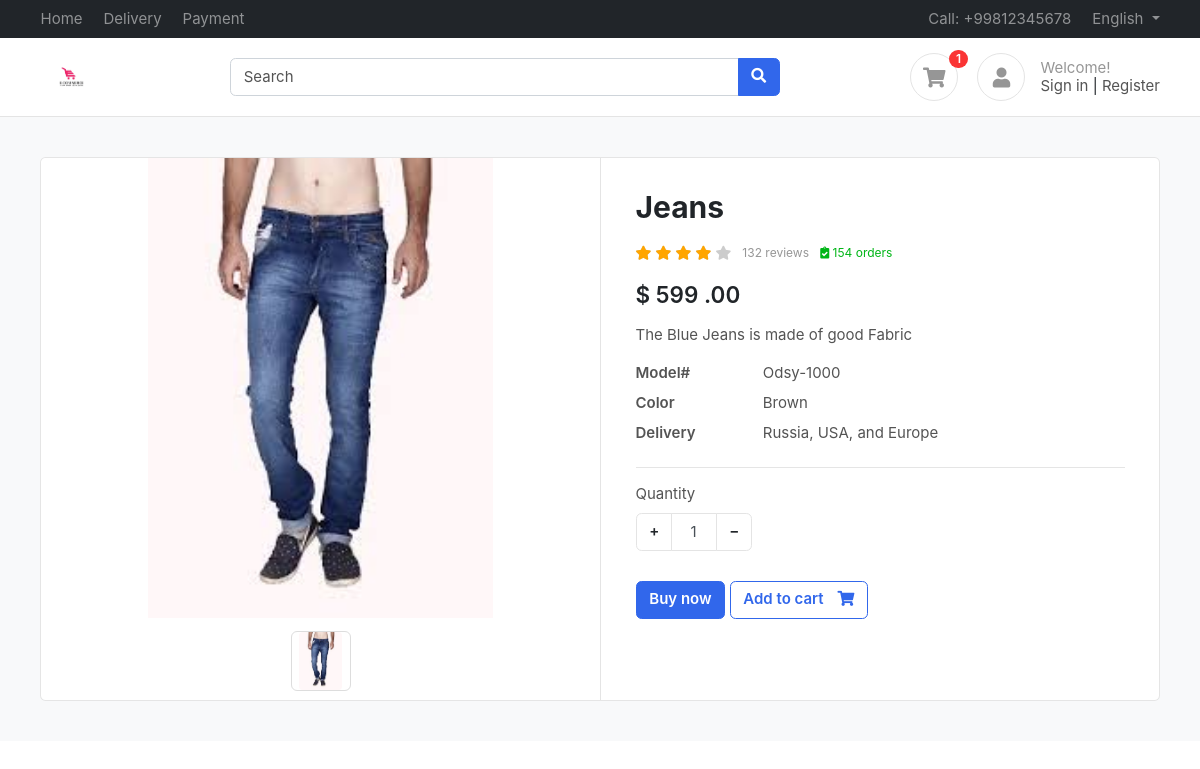
The app's page /products/jeans/ (signed in) with its own data.
### accounts/models.py (models this page shows)
class Profile(BaseModel):
    user=models.OneToOneField(User,on_delete=models.CASCADE,related_name="profile")
    is_email_verified=models.BooleanField(default=False)
    email_token=models.CharField(max_length=100,null=True,blank=True)
    profile_image=models.ImageField(upload_to="profile")
    def get_cart_count(self):
        return Cartitems.objects.filter(cart__user=self.user,cart__is_paid=False).count()

### products/models.py (models this page shows, shortened)
class Product(BaseModel):
    product_name = models.CharField(max_length=100)
    slug = models.SlugField(unique=True,null=True,blank=True)
    price = models.IntegerField()
    category = models.ForeignKey(Category, on_delete=models.CASCADE,related_name="products")
    product_description = models.TextField()
    color = models.ManyToManyField(ColorVariant,blank=True)
    size = models.ManyToManyField(SizeVariant,blank=True)

class ProductImage(BaseModel):
    product = models.ForeignKey(Product, on_delete=models.CASCADE, related_name="product_images")
    image = models.ImageField(upload_to="product")
    is_featured = models.BooleanField(default=False)

### products/views.py (the view)
# urls.py: path('<slug>/',get_products,name='get_products'),
def get_products(request , slug):
    print(request.user)
    try:
        product=Product.objects.get(slug=slug)
        context={'product':product}
        if request.GET.get('size'):
            size = request.GET.get('size')
            price=product.get_product_price_by_size(size)
            context['selected_size']=size
            context['updated_price']=price
        return render(request,'products/products.html',context=context)
    except Exception as e:
        print(e)

### templates/products/products.html (shortened to what this page needs)
{% extends "base/base.html" %}
{% block start %}
<section class="section-content padding-y bg">
    <div class="container">
    <div class="card">
        <div class="row no-gutters">
            <aside class="col-md-6">
    <article class="gallery-wrap">
    <div class="img-big-wrap">
      <div> <a href="#"><img src="/media/{{product.product_images.first.image}}"></a></div>
    </div>
    <div class="thumbs-wrap">
      {% for image in product.product_images.all %}
      <a href="#" class="item-thumb"> <img src="/media/{{image.image}}"></a>
      {% endfor %}
    </div>
    </article>
            </aside>
            <main class="col-md-6 border-left">
    <article class="content-body">
    <h2 class="title">{{product.product_name}}</h2>
    <div class="rating-wrap my-3">
        <ul class="rating-stars">
            <li style="width:80%" class="stars-active">
                <i class="fa fa-star"></i> <i class="fa fa-star"></i>
                <i class="fa fa-star"></i> <i class="fa fa-star"></i>
            </li>
            <li>
                <i class="fa fa-star"></i> <i class="fa fa-star"></i>
                <i class="fa fa-star"></i> <i class="fa fa-star"></i>
                <i class="fa fa-star"></i>
            </li>
        </ul>
        <small class="label-rating text-muted">132 reviews</small>
        <small class="label-rating text-success"> <i class="fa fa-clipboard-check"></i> 154 orders </small>
    </div>
    <div class="mb-3">
        <var class="price h4">${% if updated_price %}
          {{updated_price}}
          {% else %}
          {{product.price}}
          {% endif %}
          .00</var>
    </div>
    <p>{{product.product_description}}</p>
    <dl class="row">
      <dt class="col-sm-3">Model#</dt>
      <dd class="col-sm-9">Odsy-1000</dd>
      <dt class="col-sm-3">Color</dt>
      <dd class="col-sm-9">Brown</dd>
      <dt class="col-sm-3">Delivery</dt>
      <dd class="col-sm-9">Russia, USA, and Europe </dd>
    </dl>
    <hr>
        <div class="form-row">
            <div class="form-group col-md flex-grow-0">
                <label>Quantity</label>
                <div class="input-group mb-3 input-spinner">
                  <div class="input-group-prepend">
                    <button class="btn btn-light" type="button" id="button-plus"> + </button>
                  </div>
                  <input type="text" class="form-control" value="1">
                  <div class="input-group-append">
                    <button class="btn btn-light" type="button" id="button-minus"> − </button>
                  </div>
                </div>
            </div>
        </div>
        <a href="#" class="btn  btn-primary"> Buy now </a>
        <a href="{% url 'add_to_cart' product.uid %}?size={{selected_size}}" class="btn  btn-outline-primary"> <span class="text">Add to cart</span> <i class="fas fa-shopping-cart"></i>  </a>
    </article>
            </main>
        </div>
    </div>
    </div>
    </section>
{% endblock %}

### templates/base/base.html (shortened to what this page needs)
<!DOCTYPE HTML>
<html lang="en">
<head>
<link href="/media/css/bootstrap.css" rel="stylesheet" type="text/css"/>
<link href="/media/fonts/fontawesome/css/all.min.css" type="text/css" rel="stylesheet">
<link href="/media/css/ui.css" rel="stylesheet" type="text/css"/>
<link href="/media/css/responsive.css" rel="stylesheet" />
</head>
<body>
	<header class="section-header">
		<nav class="navbar navbar-dark navbar-expand p-0 bg-dark">
		<div class="container">
			<ul class="navbar-nav d-none d-md-flex mr-auto">
				<li class="nav-item"><a class="nav-link" href="#">Home</a></li>
				<li class="nav-item"><a class="nav-link" href="#">Delivery</a></li>
				<li class="nav-item"><a class="nav-link" href="#">Payment</a></li>
			</ul>
			<ul class="navbar-nav">
				<li class="nav-item"><a href="#" class="nav-link"> Call: +99812345678 </a></li>
				<li class="nav-item dropdown">
					 <a href="#" class="nav-link dropdown-toggle" data-toggle="dropdown"> English </a>
				</li>
			</ul>
		  </div>
		</nav>
		<section class="header-main border-bottom">
			<div class="container">
		<div class="row align-items-center">
			<div class="col-lg-2 col-4">
				<div class="brand-wrap">
					<img class="logo" src="./ecomm/html/images/logo.jpg">
				</div>
			</div>
			<div class="col-lg-6 col-sm-12">
				<form action="#" class="search">
					<div class="input-group w-100">
						<input type="text" class="form-control" placeholder="Search">
						<div class="input-group-append">
						  <button class="btn btn-primary" type="submit">
							<i class="fa fa-search"></i>
						  </button>
						</div>
					</div>
				</form>
			</div>
			<div class="col-lg-4 col-sm-6 col-8">
				<div class="widgets-wrap float-md-right">
					<div class="widget-header  mr-3">
						<a href="{% url 'cart' %}" class="icon icon-sm rounded-circle border"><i class="fa fa-shopping-cart"></i></a>
						<span class="badge badge-pill badge-danger notify">{{request.user.profile.get_cart_count}}</span>
					</div>
					<div class="widget-header icontext">
						<a href="#" class="icon icon-sm rounded-circle border"><i class="fa fa-user"></i></a>
						<div class="text">
							<span class="text-muted">Welcome!</span>
							<div>
								<a href="#">Sign in</a> |
								<a href="#"> Register</a>
							</div>
						</div>
					</div>
				</div>
			</div>
		</div>
			</div>
		</section>
		</header>
        {% block start %}
        {% endblock %}
        </body>
        </html>

### public/static/css/ui.css (style rules this page uses)
html { font-family: 'Inter', sans-serif; font-size: 15px; }
.content-body { flex: 1 1 auto; padding: 2rem 2.3rem; }
.icon-xs, .icon-sm, .icon-md, .icon-lg { display: inline-block; text-align: center; flex-shrink: 0; flex-grow: 0; }
.icon-sm { width: 48px; height: 48px; line-height: 48px; font-size: 20px; }
.padding-y { padding-top: 40px; padding-bottom: 40px; }
var { font-style: normal; }
article:after, .form-group:after { display: block; clear: both; content: ""; }
.bg { background-color: #f8f9fa; }
.card .title { color: #212529; }
.header-main { position: relative; padding-top: 1rem; padding-bottom: 1rem; }
.brand-wrap .logo, .navbar-brand .logo { margin-right: 7px; max-height: 42px; display: inline-block; }
.widget-header { display: inline-block; vertical-align: middle; position: relative; }
.widget-header a { color: #545454; }
.widget-header i { color: #969696; }
.widget-header .notify { position: absolute; top: -3px; right: -10px; }
.btn-light { background-color: #fff; border-color: #e4e4e4; }
.btn .text + i { margin-left: 10px; }
dl[class="row"] { margin-bottom: 0; }
.icontext { display: inline-flex; align-items: center; vertical-align: middle; }
.icontext .text { width: 100%; line-height: 1.2; color: #212529; }
.icontext .icon { position: relative; margin-right: 15px; flex-shrink: 0; flex-grow: 0; }
.notify { position: absolute; top: -4px; right: -10px; display: inline-block; padding: .25em .6em; font-size: 12px; line-height: 1; text-align: center; border-radius: 3rem; color: #fff; background-color: #fa3434; }
.price { font-weight: 600; color: #212529; }
.label-rating { margin-left: 7px; display: inline-block; vertical-align: middle; }
.rating-stars { display: inline-block; vertical-align: middle; list-style: none; margin: 0; padding: 0; position: relative; white-space: nowrap; clear: both; }
.rating-stars i { font-size: 14px; color: #ccc; display: inline; }
.rating-stars li { display: block; text-overflow: clip; white-space: nowrap; z-index: 1; }
.rating-stars li.stars-active { z-index: 2; position: absolute; top: 0; left: 0; overflow: hidden; }
.rating-stars li.stars-active i { color: orange; }
.input-spinner { width: 120px; flex-wrap: nowrap; display: inline-flex; }
.input-spinner input.form-control { text-align: center; max-width: 46px; flex-basis: 46px; border-color: #e4e4e4; flex-grow: 0; }
.input-spinner .btn { width: 36px; text-align: center; }
.gallery-wrap .img-big-wrap { margin-bottom: 10px; border-radius: 0.37rem; overflow: hidden; background-color: #fff; }
.gallery-wrap .img-big-wrap a { text-align: center; display: block; }
.gallery-wrap .img-big-wrap img { height: 460px; width: auto; display: inline-block; cursor: zoom-in; }
.gallery-wrap .thumbs-wrap { text-align: center; }
.gallery-wrap .thumbs-wrap .item-thumb { width: 60px; height: 60px; border: 1px solid #ddd; border-radius: 6px; margin: 3px; display: inline-block; overflow: hidden; }
.gallery-wrap .thumbs-wrap img { max-width: 100%; max-height: 100%; object-fit: cover; border-radius: 4px; cursor: zoom-in; }

### records on screen
Product: product_images.first.image (picture), product_name "Jeans", price "599", product_description "The Blue Jeans is made of good Fabric"
ProductImage: image (picture)

### other values on screen
{{ request.user.profile.get_cart_count }} "1"
